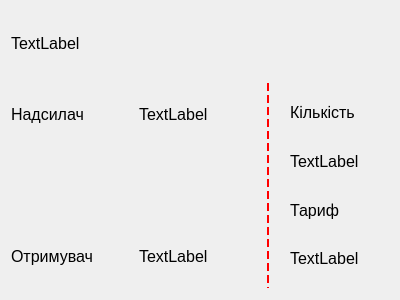
<?xml version="1.0" encoding="UTF-8"?>
<ui version="4.0">
 <class>TransactionItem</class>
 <widget class="QWidget" name="TransactionItem">
  <property name="geometry">
   <rect>
    <x>0</x>
    <y>0</y>
    <width>400</width>
    <height>300</height>
   </rect>
  </property>
  <property name="windowTitle">
   <string>Form</string>
  </property>
  <property name="styleSheet">
   <string notr="true">QLabel {
color: red;
}
border: 2px solid red;</string>
  </property>
  <layout class="QGridLayout" name="gridLayout">
   <item row="4" column="1">
    <widget class="QLabel" name="receiver">
     <property name="font">
      <font>
       <pointsize>12</pointsize>
      </font>
     </property>
     <property name="text">
      <string>TextLabel</string>
     </property>
    </widget>
   </item>
   <item row="4" column="0">
    <widget class="QLabel" name="receiver_info">
     <property name="font">
      <font>
       <pointsize>12</pointsize>
      </font>
     </property>
     <property name="text">
      <string>Отримувач</string>
     </property>
    </widget>
   </item>
   <item row="2" column="0">
    <widget class="QLabel" name="sender_info">
     <property name="font">
      <font>
       <pointsize>12</pointsize>
      </font>
     </property>
     <property name="text">
      <string>Надсилач</string>
     </property>
    </widget>
   </item>
   <item row="2" column="1">
    <widget class="QLabel" name="sender">
     <property name="font">
      <font>
       <pointsize>12</pointsize>
      </font>
     </property>
     <property name="text">
      <string>TextLabel</string>
     </property>
    </widget>
   </item>
   <item row="2" column="2" rowspan="3">
    <widget class="QWidget" name="horizontalWidget" native="true">
     <property name="styleSheet">
      <string notr="true">border-left: 2px dashed red;
padding: 10px;
</string>
     </property>
     <layout class="QVBoxLayout" name="verticalLayout">
      <item>
       <widget class="QLabel" name="label_4">
        <property name="font">
         <font>
          <pointsize>12</pointsize>
         </font>
        </property>
        <property name="styleSheet">
         <string notr="true">border-left: 2px red solid;</string>
        </property>
        <property name="text">
         <string>Кількість</string>
        </property>
       </widget>
      </item>
      <item>
       <widget class="QLabel" name="money">
        <property name="font">
         <font>
          <pointsize>12</pointsize>
         </font>
        </property>
        <property name="styleSheet">
         <string notr="true">border-left: 2px red solid;</string>
        </property>
        <property name="text">
         <string>TextLabel</string>
        </property>
       </widget>
      </item>
      <item>
       <widget class="QLabel" name="label_3">
        <property name="font">
         <font>
          <pointsize>12</pointsize>
         </font>
        </property>
        <property name="styleSheet">
         <string notr="true">border-left: 2px red solid;</string>
        </property>
        <property name="text">
         <string>Тариф</string>
        </property>
       </widget>
      </item>
      <item>
       <widget class="QLabel" name="tariff">
        <property name="font">
         <font>
          <pointsize>12</pointsize>
         </font>
        </property>
        <property name="styleSheet">
         <string notr="true">border-left: 2px red solid;</string>
        </property>
        <property name="text">
         <string>TextLabel</string>
        </property>
       </widget>
      </item>
     </layout>
    </widget>
   </item>
   <item row="0" column="0" colspan="3">
    <widget class="QLabel" name="transactionName">
     <property name="font">
      <font>
       <pointsize>12</pointsize>
      </font>
     </property>
     <property name="text">
      <string>TextLabel</string>
     </property>
    </widget>
   </item>
  </layout>
 </widget>
 <resources/>
 <connections/>
</ui>
